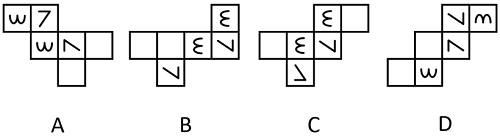
#> input picture 模考/2026下半年广东卷_16-33季_AI可读/assets/s17_p12_i02.png, 500 x 137 px, given in place of s19_p12_i00.png, which was not available
$ python enlarge.py
#> lines starting #> are read from the running program, lines starting #| are printed output that depends on the picture
# Enlarge source figures (read-only on repo) into scratch crops for visual inspection
import sys, os
from PIL import Image
OUT = os.path.join(os.path.dirname(os.path.abspath(__file__)), 'crops')
BASE = '/home/user/xing-ce1/模考/2026下半年广东卷_16-33季_AI可读/assets/'
imgs = ['s19_p12_i00', 's27_p12_i00', 's31_p12_i00', 's20_p13_i00', 's23_p13_i00']
for name in imgs:
    im = Image.open(BASE + name + '.png')
#> im is the input picture: PIL image 500x137 RGB; min 0, max 255, mean 236.2
    print(name, im.size, im.mode, im.info.get('dpi'))
#| s19_p12_i00 (500, 137) RGB None
    big = im.convert('L').resize((im.size[0]*3, im.size[1]*3), Image.LANCZOS)
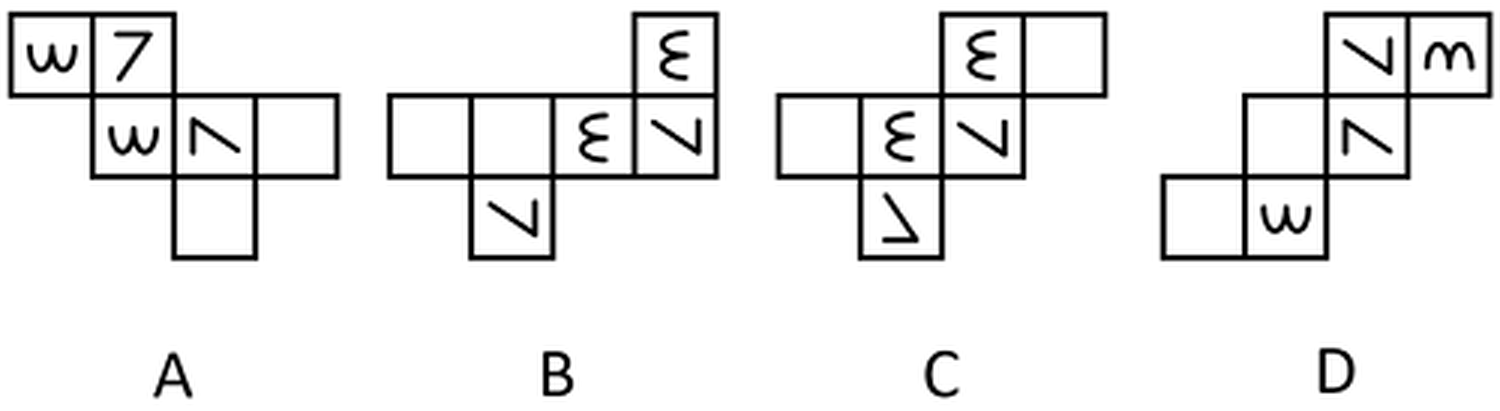
#> big: PIL image 1500x411 L; min 0, max 255, mean 235.8
    big.save(os.path.join(OUT, name + '_x3.png'))
#> pass 2 of the loop `for name in imgs:`:
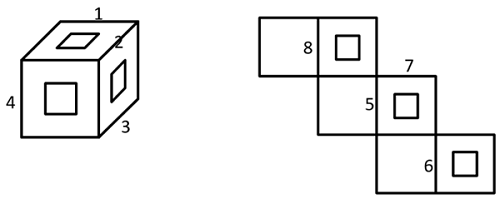
#> input picture 模考/2026下半年广东卷_16-33季_AI可读/assets/s20_p13_i00.png, 500 x 199 px, given in place of s27_p12_i00.png, which was not available
#> im is the input picture: PIL image 500x199 RGB; min 0, max 255, mean 238.8
#| s27_p12_i00 (500, 199) RGB None
#> `big = im.convert('L').resize((im.size[0]*3, im.size[1]*3), Image.LANCZ..`:
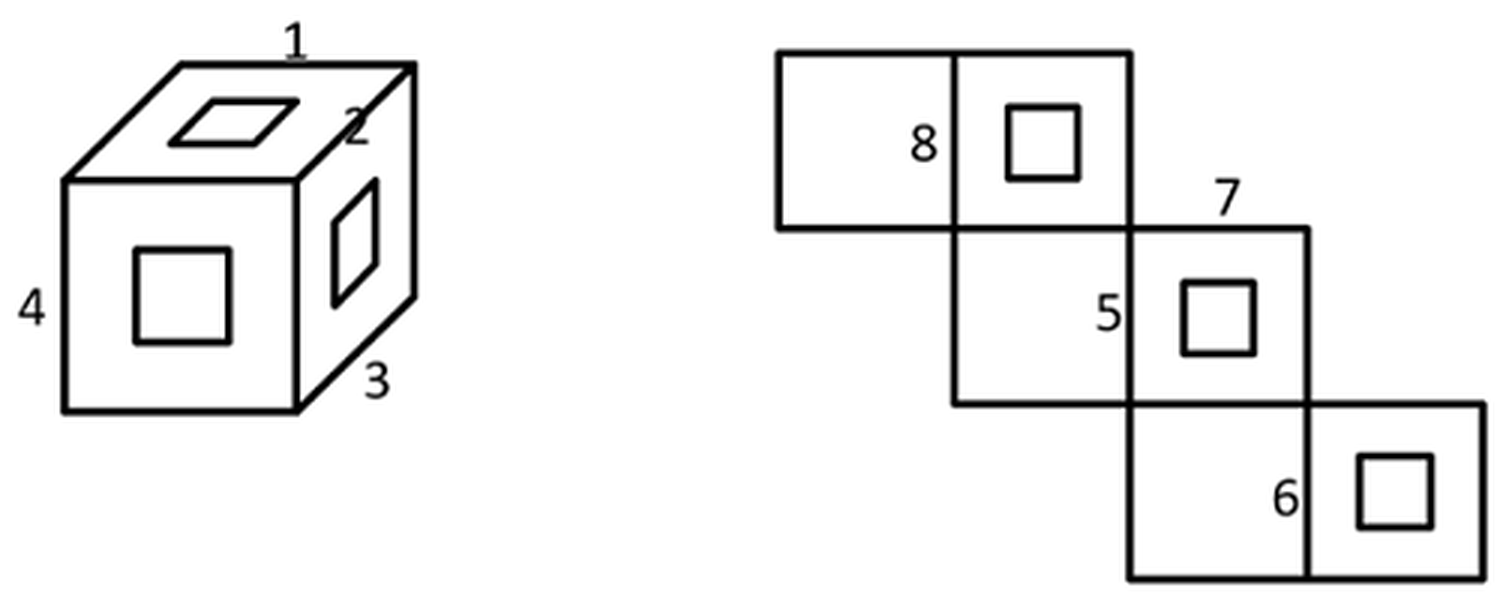
#> big: PIL image 1500x597 L; min 0, max 255, mean 238.8
#> (the run stopped early here; a loop or call above may not have finished)
